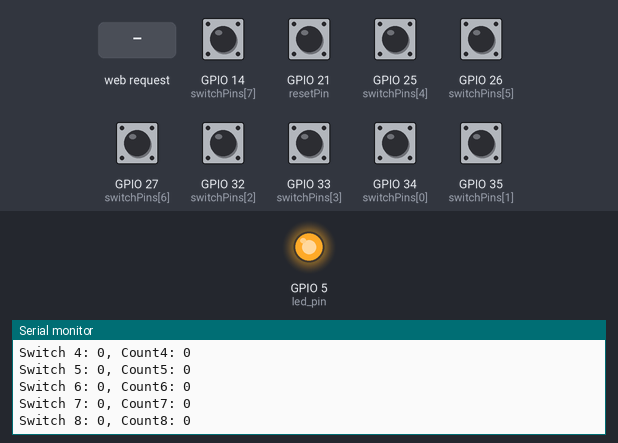
The sketch below on a simulated ESP32. Shown: output pins drawn as LEDs (lit = HIGH), the last lines printed to the serial monitor. The inputs (shaded band) are chosen by the test bench; at power-on: GPIO 14 (switchPins[7]), GPIO 21 (resetPin), GPIO 25 (switchPins[4]), GPIO 26 (switchPins[5]), GPIO 27 (switchPins[6]), GPIO 32 (switchPins[2]), GPIO 33 (switchPins[3]), GPIO 34 (switchPins[0]), GPIO 35 (switchPins[1]) HIGH. WiFi joins after 1.5 s; servers stay silent unless stated; EEPROM starts erased. At 6.0 s the program restarts the board; the recording ends there.

Above: at 1.2 s.
1.3 s: GPIO 14 (switchPins[7]) pulled LOW for 0.15 s
At 1.7 s:
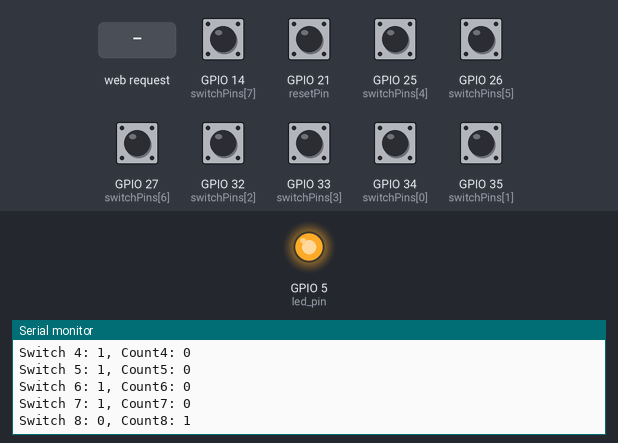
2.9 s: HTTP request GET /data received
At 3.6 s:
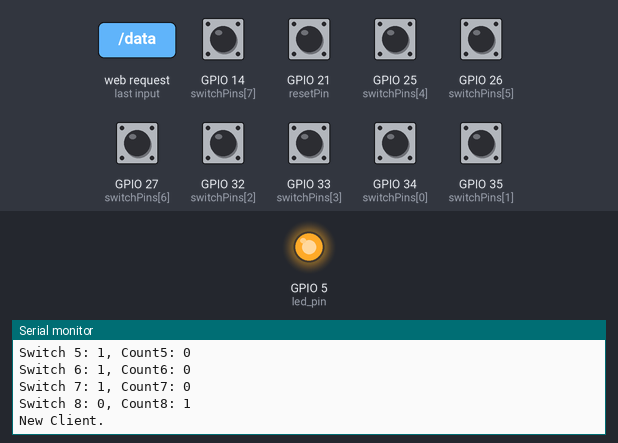
4.4 s: HTTP request GET /login received
At 4.9 s:
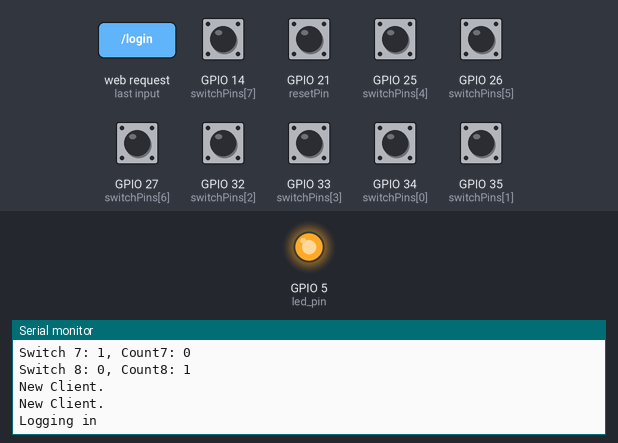
5.9 s: HTTP request GET /action_page.php received
At 5.97 s:
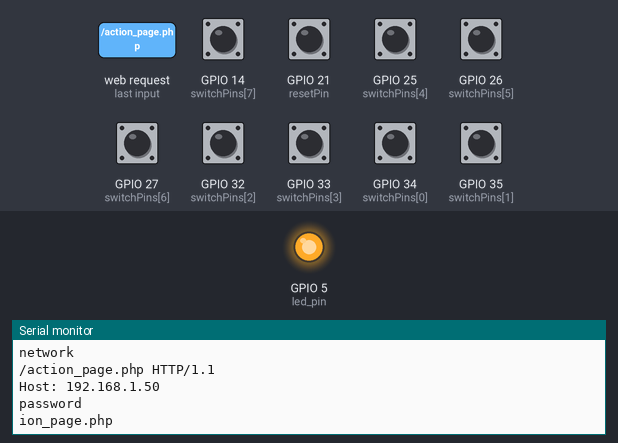
Timing chart, 0 to 6.0 s (numbered marks = the images above; inputs shaded):
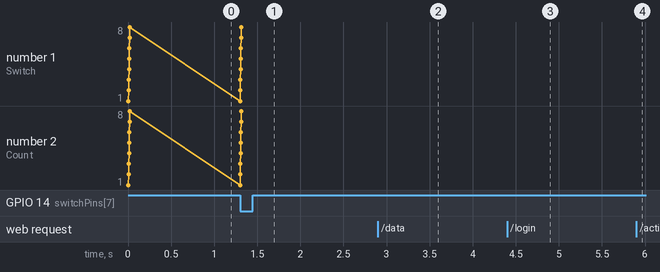

The sketch:

andon_systems.ino
```cpp
#include <HardwareSerial.h>
#include <WiFi.h>
#include <Preferences.h>  // Include Preferences library

Preferences preferences;  // Create a Preferences object

const char* ssid_h = "ESP32_switch";  // hotpot name and password
const char* password_h = "12345";

WiFiServer server(80);
String header;
String network_1, password_1;
String ssid, password;

const int resetPin = 21;     ///// Set your reset button pin
int programState = 0, buttonState;
long buttonMillis = 0;

// Set your Static IP address
IPAddress local_IP(192, 168, 0, 184);
// Set your Gateway IP address
IPAddress gateway(192, 168, 0, 1);  ///1 -- 3 REPLACED

IPAddress subnet(255, 255, 255, 0);
// IPAddress primaryDNS(8, 8, 8, 8);   //optional
// IPAddress secondaryDNS(8, 8, 4, 4); //optional

unsigned long currentTime = millis();
unsigned long previousTime = 0;
const long timeoutTime = 2000;

int switchState[8] = {0, 0, 0, 0, 0, 0, 0, 0};     // Array to store the states of the switches
int lastSwitchState[8] = {0, 0, 0, 0, 0, 0, 0, 0};  // Array to store the last states for comparison
int switchCount[8] = {0, 0, 0, 0, 0, 0, 0, 0};    // Array to store the toggle counts for each switch

const int switchPins[8] = {34, 35, 32, 33, 25, 26, 27, 14};  // Pins for the four switches
int led_pin = 5;   // d5 for led
void setup()
{
  // Initialize the switch pins as inputs
  for (int i = 0; i < 8; i++) {
    pinMode(switchPins[i], INPUT_PULLUP);  // Using INPUT_PULLUP to avoid needing external resistors
  }

  pinMode(resetPin, INPUT_PULLUP); // Set the reset pin as input with internal pull-up resistor(default state is high)
  digitalWrite(resetPin, HIGH);
  pinMode(led_pin, OUTPUT);
  digitalWrite(led_pin, LOW);
  Serial.begin(115200);

  // Initialize Preferences and read stored switch states and counts
  preferences.begin("storage", false);  // same namespace for switchs and network, password

  String flash_flag = preferences.getString("flash", "");  //  reading a flag
  if(flash_flag != "")
  {
    ssid = preferences.getString("ssid", "");
    password = preferences.getString("password", "");

    Serial.println(ssid);
    Serial.println(password);

      // Configures static IP address
     if (!WiFi.config(local_IP, gateway, subnet)) {      //, primaryDNS, secondaryDNS
     Serial.println("STA Failed to configure");
      }

     WiFi.begin(ssid.c_str(), password.c_str());
     int Counter = 0;
     while(WiFi.status() != WL_CONNECTED && Counter < 10)
     {
       Serial.println("connecting...");
       delay(1000);
       Counter++;
     }

     if (WiFi.status() == WL_CONNECTED)
      {
        Serial.println("connected");
        Serial.println(ssid);
        Serial.println("IP address: ");
        Serial.println(WiFi.localIP());
        server.begin();
      }
      else
      {
        /////////////////////     set ap
       Serial.print("Setting AP (Access Point)…");
        WiFi.softAP(ssid_h, password_h);
       IPAddress IP = WiFi.softAPIP();
       Serial.print("AP IP address: ");
       Serial.println(IP);
       server.begin();
     }
  }
  else
  {
    /////////////////////     set ap
      Serial.println("No values saved for ssid or password");
      Serial.print("Setting AP (Access Point)…");
      WiFi.softAP(ssid_h, password_h);
      IPAddress IP = WiFi.softAPIP();
      Serial.print("AP IP address: ");
      Serial.println(IP);
      server.begin();
  }

 //preferences.begin("switchStates", true);  // Open Preferences for reading
  for (int i = 0; i < 8; i++) {
    switchState[i] = preferences.getInt(String(i).c_str(), 0);  // Read each switch state, default to 0 if not found
    switchCount[i] = preferences.getInt(("count" + String(i)).c_str(), 0);  // Read each switch count, default to 0 if not found
  }

  // Print the loaded switch states and counts
  Serial.println("Loaded Switch States and Counts:");
  for (int i = 0; i < 8; i++)
  {
    if((String)switchState[i] != "")
    {
    Serial.print("Switch ");
    Serial.print(i + 1);
    Serial.print(": ");
    Serial.print(switchState[i]);
    Serial.print(", Count");
    Serial.print(i + 1);
    Serial.print(": ");
    Serial.println(switchCount[i]);
    }
  }
  Serial.println();
  digitalWrite(led_pin, HIGH);
}

// void debounce(int pin)
// {
//     unsigned long currentMillis = millis();
//      buttonState = digitalRead(pin);
//     if (buttonState == LOW && programState == 0)
//     {
//        buttonMillis = currentMillis;
//        programState = 1;
//     }
//     else if (programState == 1 && buttonState == HIGH)
//     {
//         programState = 0; //reset
//     }
//     if(((currentMillis - buttonMillis) > 3000) && programState == 1)
//     {
//        programState = 0;
//         //ledMillis = currentMillis;
//     }
// }

void loop()
{
  //////////// reset button function
 unsigned long currentMillis = millis();
     buttonState = digitalRead(resetPin);
    if (buttonState == LOW && programState == 0)
    {
       buttonMillis = currentMillis;
       programState = 1;
    }
    else if (programState == 1 && buttonState == HIGH)
    {
        programState = 0; //reset
    }
    if(((currentMillis - buttonMillis) > 3000) && programState == 1)
    {
       programState = 0;
        //ledMillis = currentMillis;
      Serial.println(" reseting and clearing credencials");
      preferences.clear();
      preferences.end();
      esp_restart();
    }

  ////////////  switch states function
  // Check the state of each switch
  for (int i = 0; i < 8; i++)
  {
    int reading = digitalRead(switchPins[i]);
     switchState[i] = reading;
    // If the switch was just pressed (transition from HIGH to LOW)
    if (reading == LOW && lastSwitchState[i] == HIGH)
    {
      // Increment the switch count
      switchCount[i]++;

      // Store the new state and count in flash
     // preferences.begin("switchStates", false);  // Open namespace in read-write mode
      preferences.putInt(String(i).c_str(), switchState[i]);  // Store each switch state
      preferences.putInt(("count" + String(i)).c_str(), switchCount[i]);  // Store each switch count
      //preferences.end();  // Close Preferences

      // Print the new state and count
      Serial.println("Updated Switch States and Counts:");
      for (int j = 0; j < 8; j++) {
        Serial.print("Switch ");
        Serial.print(j + 1);
        Serial.print(": ");
        Serial.print(switchState[j]);
        Serial.print(", Count");
        Serial.print(j + 1);
        Serial.print(": ");
        Serial.println(switchCount[j]);
      }
      Serial.println();
    }

    // Update last switch state
    lastSwitchState[i] = reading;
  }

  WiFiClient client = server.available();
  if(client)
  {
    currentTime = millis();
    previousTime = currentTime;
    Serial.println("New Client.");
    String currentLine = "";
    while(client.connected() && currentTime - previousTime <= timeoutTime)
    {
      currentTime = millis();
      if(client.available())
      {
        char c = client.read();
        header += c;
        if(c == '\n')
        {
          if(currentLine.length() == 0)
          {
            client.println("HTTP/1.1 200 OK");
            client.println("Content-type:text/html");
            client.println("Connection: close");
            client.println();
            if (header.indexOf("GET /data") >= 0)
            {
               client.print("{");
              for (int i = 0; i < 8; i++)
              {
                client.print(switchState[i]);
                if(i<8) client.print(",");
                client.println(switchCount[i]);
                if(i<7) client.print(",");
              }
               client.print("}");

                             //client.print(switchState[0]);
              // client.println("Switch States and Counts:");
              //  for (int i = 0; i < 4; i++)
              //  {
              //   client.print("Switch ");
              //   client.print(i + 1);
              //   client.print(": ");
              //   client.print(switchState[i]);
              //   client.print(", Count");
              //   client.print(i + 1);
              //   client.print(": ");
              //   client.println(switchCount[i]);
              //  }
                  break;
            }
            else if(header.indexOf("GET /login") >= 0)
            {
              Serial.println("Logging in");

              // Display the HTML web page
              client.println("<!DOCTYPE html>");
              client.println("<html>");
              client.println("<body>");
              client.println("<form action=\"/action_page.php\">");
              client.println("<label for=\"ssid\">ssid: </label>");
              client.println(" <input type=\"text\" id=\"ssid\" name=\"ssid\"><br><br>");
              client.println("<label for=\"password\">Password: </label>");
              client.println("<input type=\"text\" id=\"password\" name=\"password\"><br><br>");
              client.println("<input type=\"submit\" value=\"Submit\">");
              client.println("</form>");
              client.println("<p>Enter ssid and Password and press submit</p>");
              client.println("</body></html>");
              client.println();
            }
            else if(header.indexOf("GET /action_page.php") >= 0)
            {
              int networkStart = header.indexOf("ssid=") + 5;
              int networkEnd = header.indexOf("&", networkStart);
              network_1 = header.substring(networkStart, networkEnd);
              int passwordStart =header.indexOf("password=") + 9;
              int passwordEnd = header.indexOf(" ", passwordStart);
              password_1 = header.substring(passwordStart, passwordEnd);
              // Break out of the while loop
              Serial.println("network");
              Serial.println(network_1);
              Serial.println("password");
              Serial.println(password_1);

                if(network_1 == "" && password_1 == "")
                {
                  Serial.println("Empty ssid password");
                }
                else
                {
                    if(network_1 != "") {
                      preferences.putString("ssid", network_1);
                    }
                    if(password_1 != "") {
                     preferences.putString("password", password_1);
                    }
                    preferences.putString("flash", "done");
                    delay(100);
                    Serial.println("credientials Saved");
                    ESP.restart();
                }
            }
          }
          else
          {
            currentLine = "";
          }
        }
        else if (c != '\r')
        {
          currentLine += c;
        }
      }
    }
    header = "";
    client.stop();
  }
}
```

Source omitted: modbus_crc.c (data table, 3962 bytes)

Measured:
- after the input at 1.3 s, the serial monitor: prints a new line at once (image 1)
- after the input at 2.9 s, the serial monitor: prints a new line at once (image 2)
- after the input at 4.4 s, the serial monitor: prints a new line at once (image 3)
- after the input at 5.9 s, the serial monitor: prints a new line at once (image 4)
